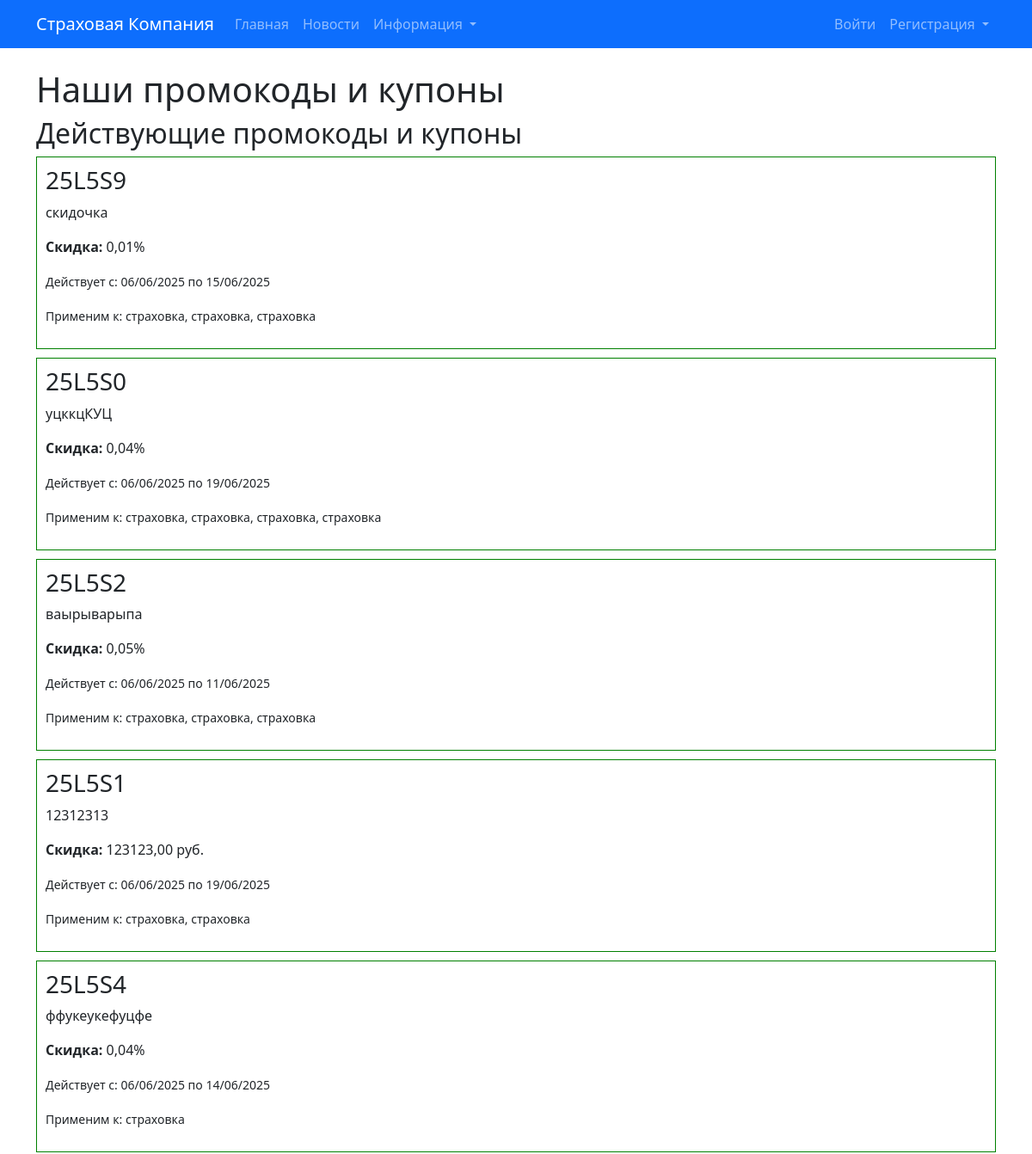
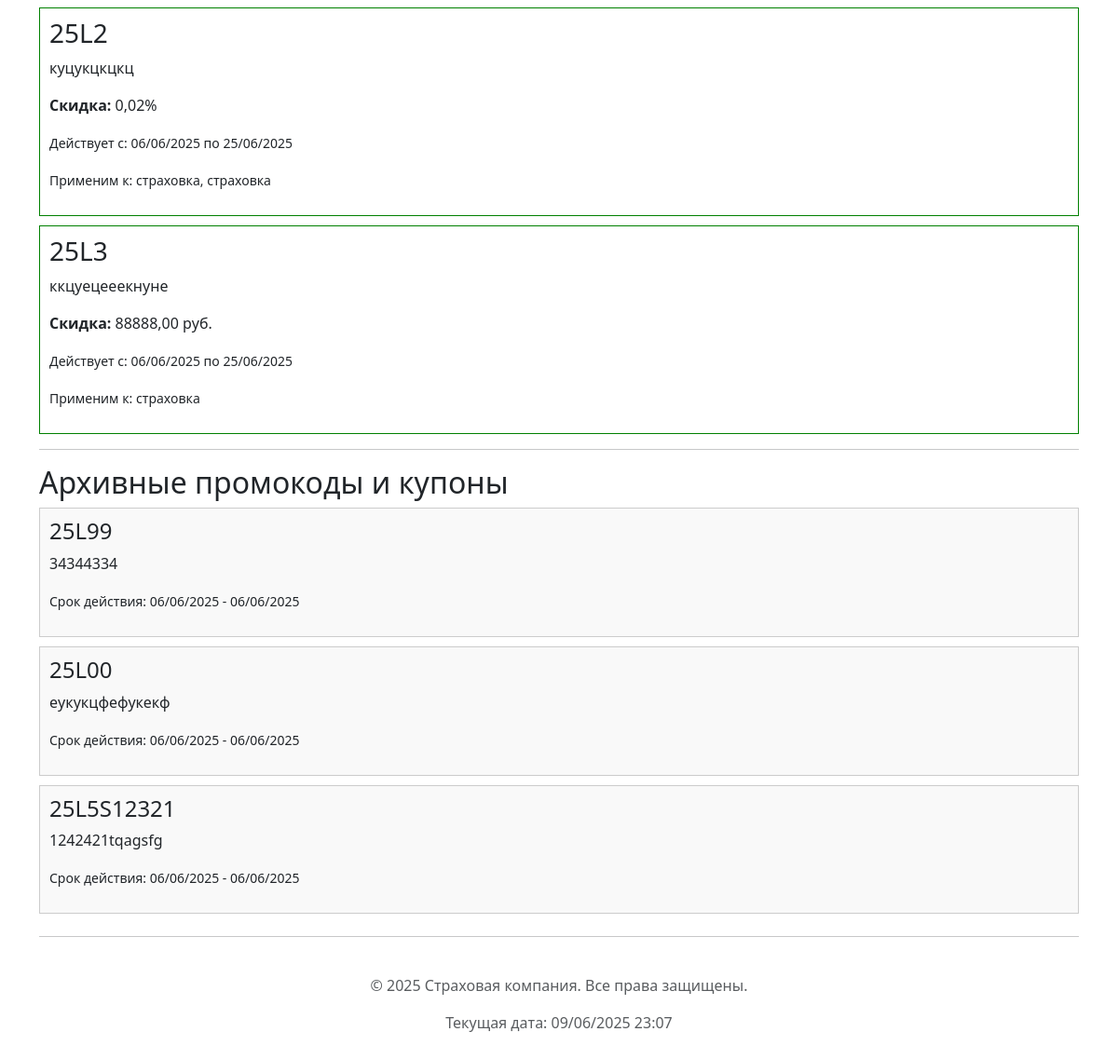
Page /promocodes/ on the committed database (2 pictures, top to bottom).
### insurance_app/models.py (models this page shows, shortened)
class PromoCode(models.Model):
    code = models.CharField(max_length=50, unique=True, verbose_name="Промокод")
    description = models.TextField(blank=True, verbose_name="Описание")
    discount_percentage = models.DecimalField(max_digits=5, decimal_places=2, validators=[MinValueValidator(0), MaxValueValidator(100)], verbose_name="Процент скидки", null=True, blank=True)
    discount_amount = models.DecimalField(max_digits=10, decimal_places=2, validators=[MinValueValidator(0)], verbose_name="Сумма скидки", null=True, blank=True)
    valid_from = models.DateTimeField(verbose_name="Действителен с")
    valid_to = models.DateTimeField(verbose_name="Действителен до")
    is_active = models.BooleanField(default=True, verbose_name="Активен")
    applicable_insurance_types = models.ManyToManyField(InsuranceType, blank=True, verbose_name="Применим к видам страхования")
    class Meta:
        verbose_name = "Промокод/Купон"
        verbose_name_plural = "Промокоды и купоны"

class InsuranceType(models.Model):
    name = models.CharField(max_length=200, verbose_name="Название вида страхования")
    description = models.TextField(verbose_name="Описание")
    agent_commission_percentage = models.DecimalField(max_digits=5, decimal_places=2, validators=[MinValueValidator(0), MaxValueValidator(100)], verbose_name="Процент комиссии агенту")
    class Meta:
        verbose_name = "Вид страхования"
        verbose_name_plural = "Виды страхования"

### insurance_app/views.py (the view)
# urls.py: path('promocodes/', views.promocodes_page, name='promocodes'),
def promocodes_page(request):
    now = timezone.now()
    active_promocodes = PromoCode.objects.filter(is_active=True, valid_from__lte=now, valid_to__gte=now).prefetch_related('applicable_insurance_types')
    archived_promocodes = PromoCode.objects.filter(is_active=False) | \
                        PromoCode.objects.filter(valid_to__lt=now)
    archived_promocodes = archived_promocodes.distinct().prefetch_related('applicable_insurance_types')
    context = {
        'active_promocodes': active_promocodes,
        'archived_promocodes': archived_promocodes,
        'page_title': 'Наши промокоды и купоны'
    }
    return render(request, 'insurance_app/promocodes.html', context)

### insurance_app/templates/insurance_app/promocodes.html (shortened to what this page needs)
{% extends 'base.html' %}
{% block content %}
    <h1>{{ page_title|default:"Промокоды, купоны и акции" }}</h1>
    <h2>Действующие промокоды и купоны</h2>
    {% if active_promocodes %}
        {% for promo in active_promocodes %}
            <div class="promocode-item active" style="border: 1px solid green; padding: 10px; margin-bottom: 10px;">
                <h3>{{ promo.code }}</h3>
                <p>{{ promo.description|linebreaksbr }}</p>
                {% if promo.discount_percentage %}
                    <p><strong>Скидка:</strong> {{ promo.discount_percentage }}%</p>
                {% elif promo.discount_amount %}
                    <p><strong>Скидка:</strong> {{ promo.discount_amount }} руб.</p>
                {% endif %}
                <p><small>Действует с: {{ promo.valid_from|date:"d/m/Y" }} по {{ promo.valid_to|date:"d/m/Y" }}</small></p>
                {% if promo.applicable_insurance_types.all %}
                    <p><small>Применим к:
                        {% for type in promo.applicable_insurance_types.all %}
                            {{ type.name }}{% if not forloop.last %}, {% endif %}
                        {% endfor %}
                    </small></p>
                {% endif %}
            </div>
        {% endfor %}
    {% else %}
        <p>В настоящее время действующих промокодов и купонов нет.</p>
    {% endif %}
    <hr>
    <h2>Архивные промокоды и купоны</h2>
    {% if archived_promocodes %}
        {% for promo in archived_promocodes %}
            <div class="promocode-item archived" style="border: 1px solid #ccc; padding: 10px; margin-bottom: 10px; background-color: #f9f9f9;">
                <h4>{{ promo.code }}</h4>
                <p>{{ promo.description|linebreaksbr }}</p>
                <p><small>Срок действия: {{ promo.valid_from|date:"d/m/Y" }} - {{ promo.valid_to|date:"d/m/Y" }}</small></p>
            </div>
        {% endfor %}
    {% else %}
        <p>Архивных промокодов и купонов нет.</p>
    {% endif %}
{% endblock %}

### rows in the picture
PromoCode: code "25L5S9", description "скидочка", discount_percentage "0,01", valid_from "06/06/2025", valid_to "15/06/2025"
InsuranceType: name "страховка"
InsuranceType: name "страховка"
InsuranceType: name "страховка"
PromoCode: code "25L5S0", description "уцккцКУЦ", discount_percentage "0,04", valid_from "06/06/2025", valid_to "19/06/2025"
InsuranceType: name "страховка"
InsuranceType: name "страховка"
PromoCode: code "25L5S2", description "ваырыварыпа", discount_percentage "0,05", valid_from "06/06/2025", valid_to "11/06/2025"
InsuranceType: name "страховка"
PromoCode: code "25L5S1", description "12312313", discount_amount "123123,00", valid_from "06/06/2025", valid_to "19/06/2025"
InsuranceType: name "страховка"
PromoCode: code "25L5S4", description "ффукеукефуцфе", discount_percentage "0,04", valid_from "06/06/2025", valid_to "14/06/2025"
PromoCode: code "25L2", description "куцукцкцкц", discount_percentage "0,02", valid_from "06/06/2025", valid_to "25/06/2025"
PromoCode: code "25L3", description "ккцуецееекнуне", discount_amount "88888,00", valid_from "06/06/2025", valid_to "25/06/2025"
InsuranceType: name "страховка"
PromoCode: code "25L99", description "34344334", valid_from "06/06/2025", valid_to "06/06/2025"
PromoCode: code "25L00", description "еукукцфефукекф", valid_from "06/06/2025", valid_to "06/06/2025"
PromoCode: code "25L5S12321", description "1242421tqagsfg", valid_from "06/06/2025", valid_to "06/06/2025"

### other values in the picture
{{ page_title|default:"Промокоды, купоны и акции" }} "Наши промокоды и купоны"
